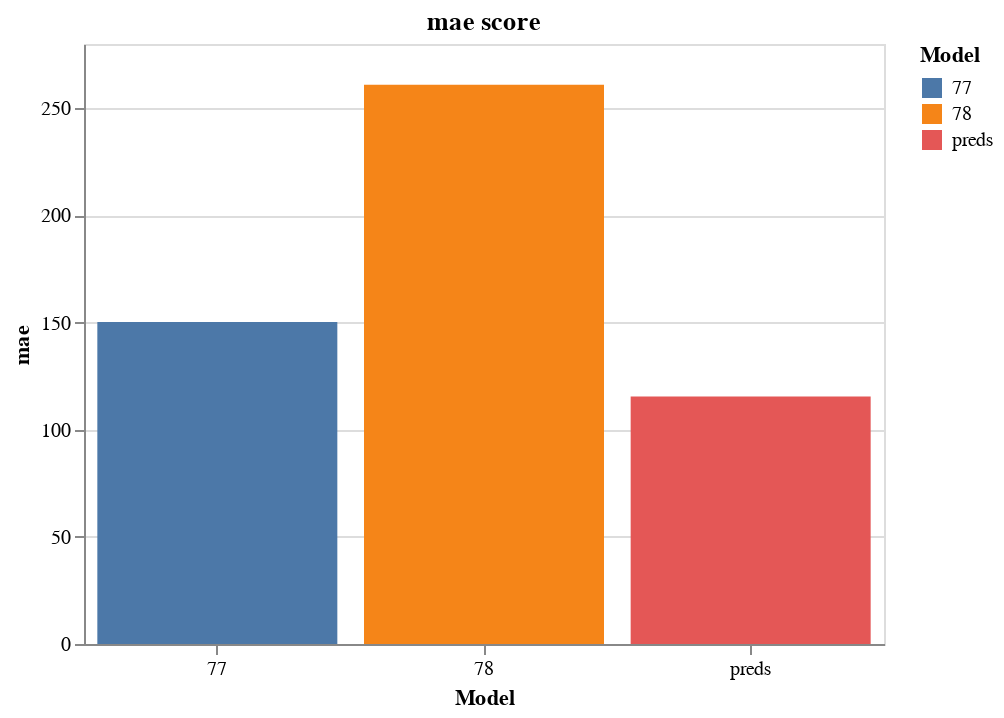

This figure's notebook cell:
### Markdown cell above
To plot a bar chart:

### Code cell
score.plot_mae()

### Figure 1 — Vega-Lite specification as saved in the notebook (floating-point values rounded to 4 significant figures)
{"config": {"view": {"continuousWidth": 300, "continuousHeight": 300}}, "data": {"name": "data-8a2d30bb6a988d9958b1f1cf280ea0a3"}, "mark": {"type": "bar"}, "encoding": {"color": {"field": "id", "legend": {"title": "Model"}, "type": "nominal"}, "x": {"axis": {"labelAngle": 360}, "field": "id", "title": "Model", "type": "nominal"}, "y": {"field": "mae", "title": "mae", "type": "quantitative"}}, "height": 300, "title": "mae score", "width": 400, "$schema": "https://vega.github.io/schema/vega-lite/v5.17.0.json", "datasets": {"data-8a2d30bb6a988d9958b1f1cf280ea0a3": [{"id": "preds", "mae": 115.5, "mse": 39550.0, "crps": 121.9, "log_score": -12.12}, {"id": "77", "mae": 150.2, "mse": 69990.0, "crps": 156.1, "log_score": -7.138}, {"id": "78", "mae": 261.0, "mse": 166300.0, "crps": 194.8, "log_score": -7.207}]}}
